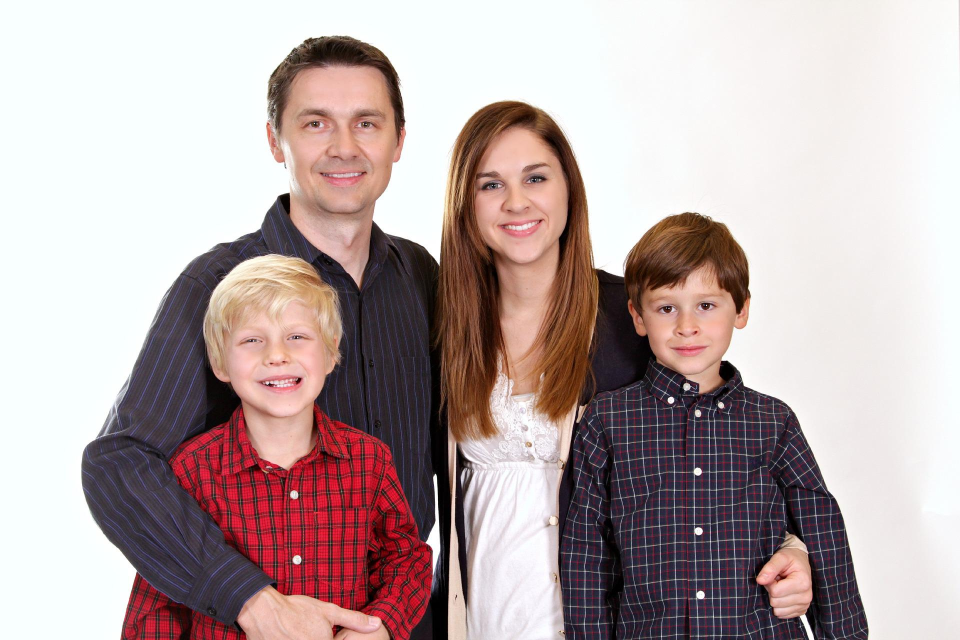
#> input picture 23. 사진에 얼굴만 찾아 모자이크처리(OpenCV)/샘플사진.jpg, 1920 x 1280 px (shown at 1/2 size)
$ python main23-1.py
#> lines starting #> are read from the running program, lines starting #| are printed output that depends on the picture; after the words box and inside, x2 and y2 are one past the last pixel; in counts of white or black regions, pixels touching at a corner belong together
import numpy as np
import cv2

face_cascade = cv2.CascadeClassifier(cv2.data.haarcascades + "haarcascade_frontalface_default.xml")     # 얼굴과 눈을 찾기 위한 OpenCV 알고리즘 적용된 파일 불러오기
eye_casecade = cv2.CascadeClassifier(cv2.data.haarcascades + "haarcascade_eye.xml")

ff = np.fromfile(r"23. 사진에 얼굴만 찾아 모자이크처리(OpenCV)\샘플사진.jpg", np.uint8)
img = cv2.imdecode(ff, cv2.IMREAD_UNCHANGED)
#> img is the input picture: shape (1280, 1920, 3); mean B, G, R 167.3, 167.7, 184.7
img = cv2.resize(img, dsize=(0,0), fx=1.0, fy=1.0, interpolation=cv2.INTER_LINEAR)

gray = cv2.cvtColor(img, cv2.COLOR_BGR2GRAY)
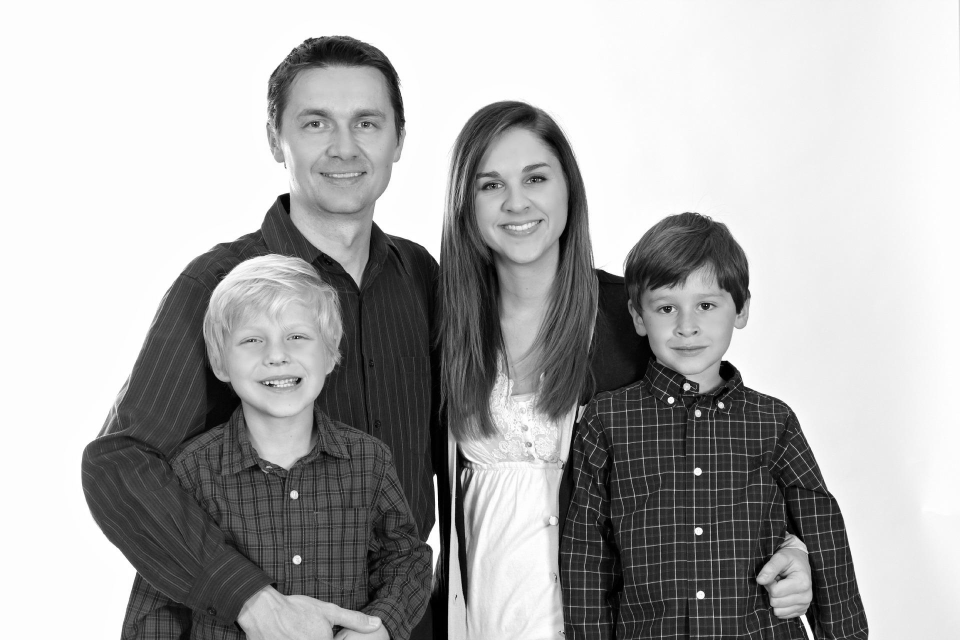
#> gray: shape (1280, 1920) (shown at 1/2 size); min 0, max 255, mean 172.7

faces = face_cascade.detectMultiScale(gray, 1.2, 5)
#> faces = [[974, 470, 150, 150], [482, 780, 146, 146], [552, 144, 264, 264], [1269, 537, 210, 210], [912, 274, 237, 237], [436, 589, 237, 237]]
for (x, y, w, h) in faces :
    cv2.rectangle(img, (x, y), (x+w, y+h), (255,0,0), 2)

    roi_gray = gray[y:y+h, x:x+w]
    roi_color = img[y:y+h, x:x+w]
    eyes = eye_casecade.detectMultiScale(roi_gray)
    for (ex, ey, ew, eh) in eyes :
        cv2.rectangle(roi_color, (ex, ey), (ex+ex, ey+eh), (0,255,0),2)
#> this loop made 6 passes
#> pass 1, `roi_gray = gray[y:y+h, x:x+w]`:
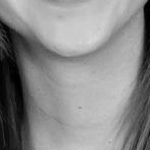
#> roi_gray: shape (150, 150); min 0, max 216, mean 137.5
#> pass 1, `roi_color = img[y:y+h, x:x+w]`:
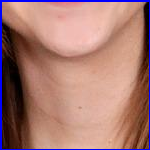
#> roi_color: shape (150, 150, 3); mean B, G, R 115.2, 121.7, 167.5
#> pass 2, `roi_color = img[y:y+h, x:x+w]`:
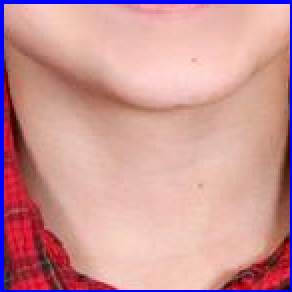
#> roi_color: shape (146, 146, 3) (shown 2 times larger); mean B, G, R 151.4, 150.6, 205
#> after the loop:
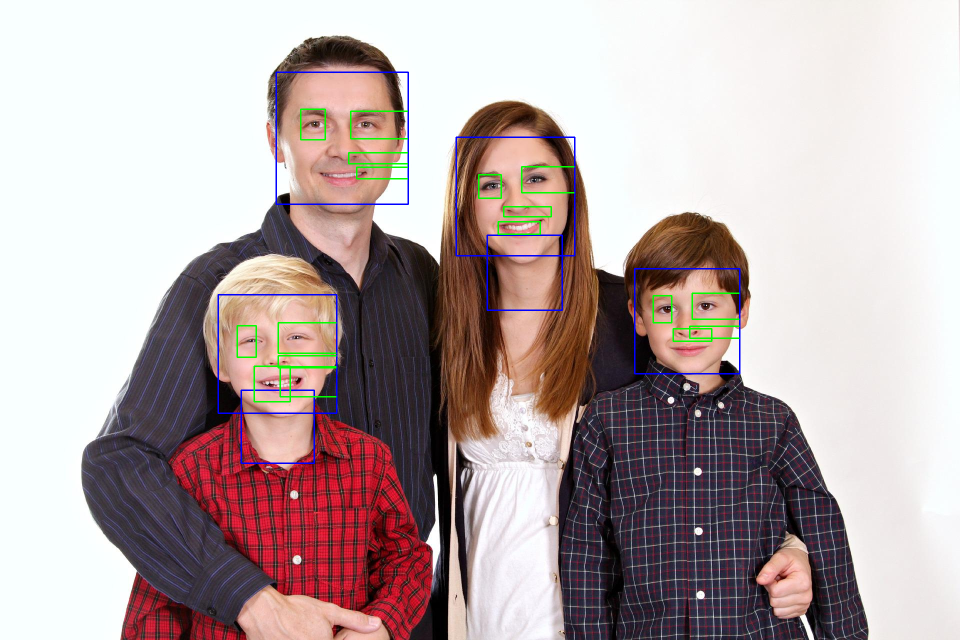
#> img: shape (1280, 1920, 3) (shown at 1/2 size); 1.08% of pixels changed, all inside (x1, y1, x2, y2) = (435, 143, 1481, 928)
#> after the loop:
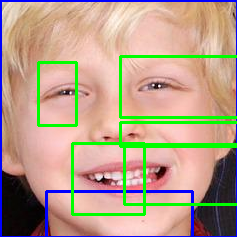
#> roi_color: shape (237, 237, 3); mean B, G, R 137.9, 158.9, 181.8
#> after the loop:
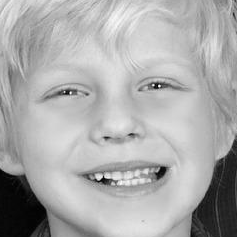
#> roi_gray: shape (237, 237); min 0, max 251, mean 170.3

cv2.imshow("face find", img)
cv2.waitKey(0)
cv2.destroyAllWindows()
